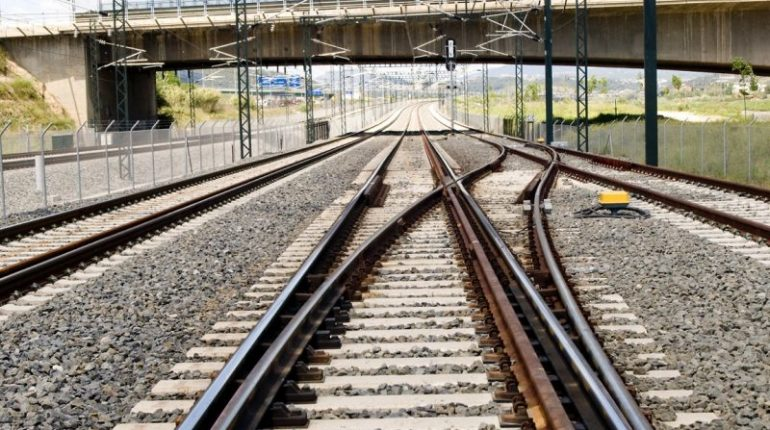
#> input picture images/viaf.jpg, 770 x 430 px
$ python hough.py
#> lines starting #> are read from the running program, lines starting #| are printed output that depends on the picture; after the words box and inside, x2 and y2 are one past the last pixel; in counts of white or black regions, pixels touching at a corner belong together
#!/usr/bin/env python3
# -*- coding: utf-8 -*-
"""
Created on Sat Aug  3 13:26:38 2019

@author: Gustavo
"""
import cv2
import numpy as np
import sys

path="../images/viaf.jpg"


def onTrackbarChange(max_slider):
	global img
	global dst
	global gray

	dst = np.copy(img)

	th1 = max_slider
	th2 = th1 * 0.4
	edges = cv2.Canny(img, th1, th2)

	# Apply probabilistic hough line transform
	lines = cv2.HoughLinesP(edges, 2, np.pi/180.0, 50, minLineLength=80, maxLineGap=100)

	# Draw lines on the detected points
	for line in lines:
		x1, y1, x2, y2 = line[0]
		cv2.line(dst, (x1, y1), (x2, y2), (0,0,255), 2)

	cv2.imshow("Result Image", dst)
	cv2.imshow("Edges",edges)

if __name__ == "__main__":

	# Read image
	img = cv2.imread(path)
#> img is the input picture: shape (430, 770, 3); mean B, G, R 115.3, 127.3, 135.4

	# Create a copy for later usage
	dst = np.copy(img)

	# Convert image to gray
	gray = cv2.cvtColor(img, cv2.COLOR_BGR2GRAY)
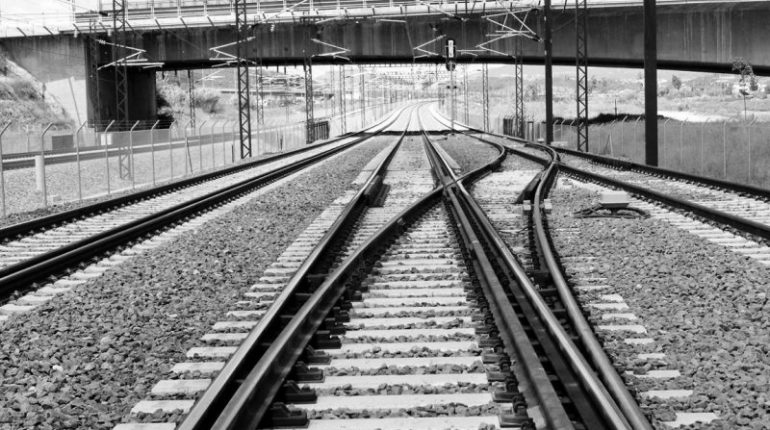
#> gray: shape (430, 770); min 0, max 255, mean 128.3

	# Create display windows
	cv2.namedWindow("Edges")
	cv2.namedWindow("Result Image")


	# Initialize threshold value
	initThresh = 500

	# Maximum threshold value
	maxThresh = 1000

	cv2.createTrackbar("threshold", "Result Image", initThresh, maxThresh, onTrackbarChange)
	onTrackbarChange(initThresh)
#> in onTrackbarChange, `edges = cv2.Canny(img, th1, th2)`:
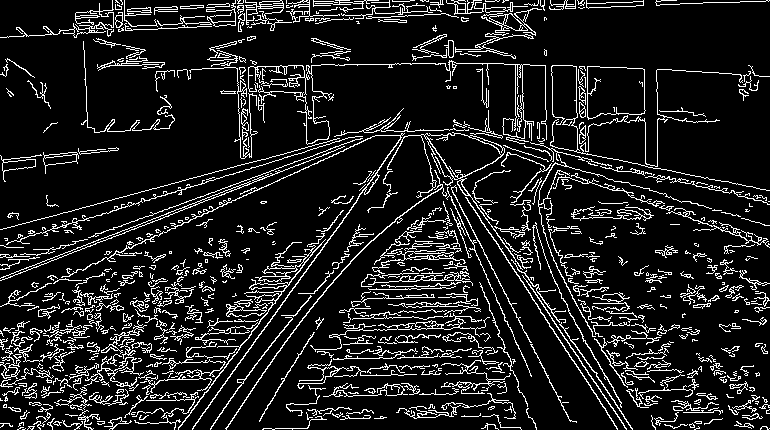
#> edges: shape (430, 770); 12.3% white in thin lines or dots
#> in onTrackbarChange, `lines = cv2.HoughLinesP(edges, 2, np.pi/180.0, 50, minLineLength=80, m..`: lines = 326 rows, first 6: [0, 37, 643, 3], [9, 296, 765, 296], [338, 0, 617, 429], [6, 275, 742, 275], [20, 32, 643, 0], [15, 389, 754, 389]
#> the loop in onTrackbarChange, `for line in lines:` made 326 passes
#> after the loop in onTrackbarChange, `for line in lines:`:
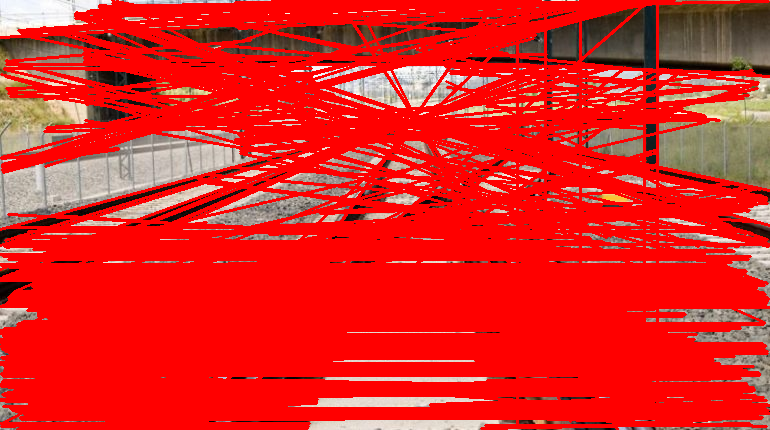
#> dst: shape (430, 770, 3); mean B, G, R 32.4, 36.6, 225.2

	while True:
		key = cv2.waitKey(1)
#> (key Esc is pressed here)
		if key == 27:
			break

	cv2.destroyAllWindows()

$ run again, with images/green_eyes.jpg copied over images/viaf.jpg
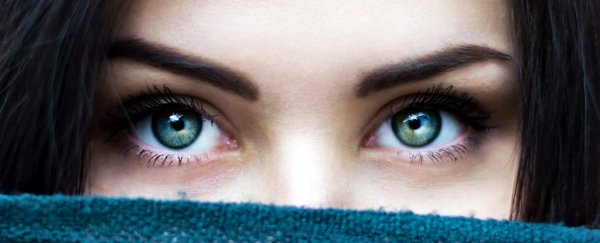
#> input picture images/green_eyes.jpg, 600 x 243 px
#> img is the input picture: shape (243, 600, 3); mean B, G, R 108.2, 104.6, 102.5
#> in onTrackbarChange, `edges = cv2.Canny(img, th1, th2)`:
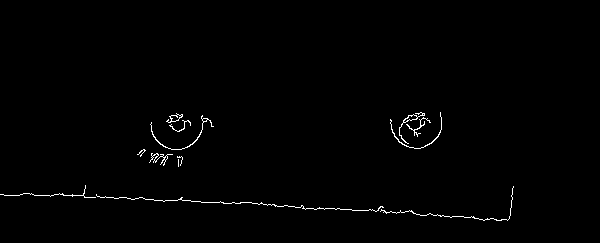
#> edges: shape (243, 600); 0.83% white in thin lines or dots, all inside (x1, y1, x2, y2) = (0, 112, 514, 221)
#> lines = [[28, 193, 509, 218], [275, 206, 463, 216], [3, 194, 262, 203], [84, 191, 507, 220]]
#> the loop in onTrackbarChange, `for line in lines:` made 4 passes
#> after the loop in onTrackbarChange, `for line in lines:`:
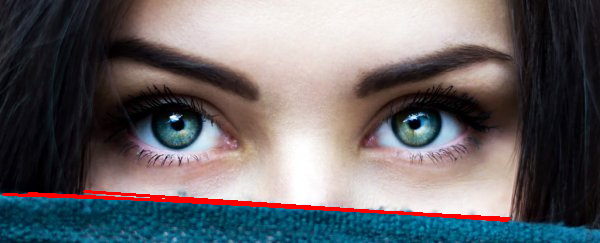
#> dst: shape (243, 600, 3); 1.66% of pixels changed, all inside (x1, y1, x2, y2) = (2, 190, 511, 222)

$ run again, with images/via1..jpg copied over images/viaf.jpg
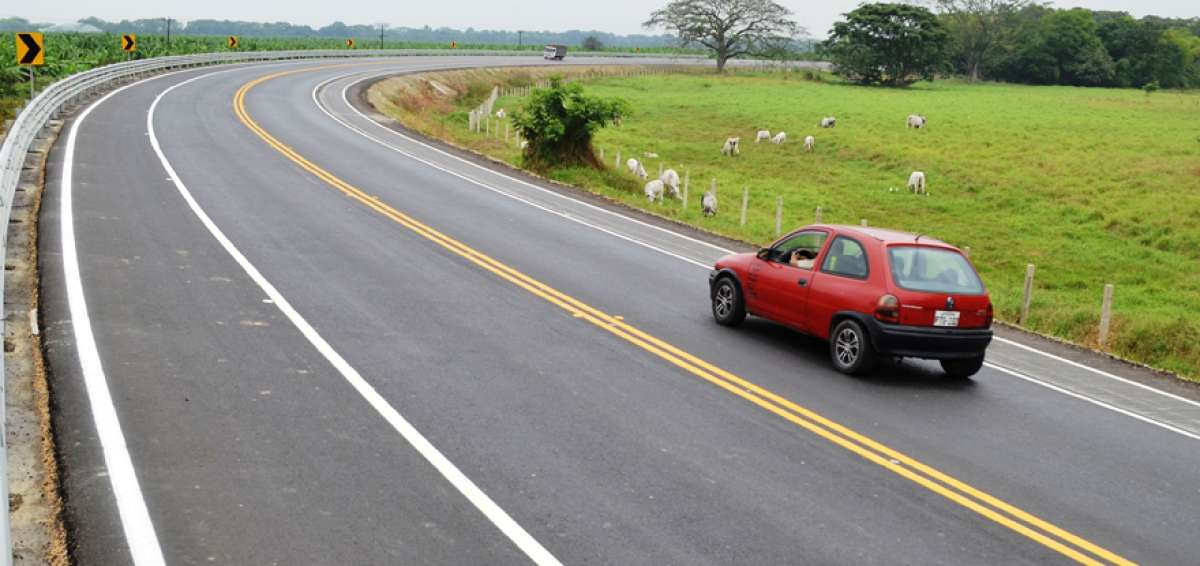
#> input picture images/via1..jpg, 1200 x 566 px
#> img is the input picture: shape (566, 1200, 3); mean B, G, R 122, 141.4, 140.4
#> in onTrackbarChange, `edges = cv2.Canny(img, th1, th2)`:
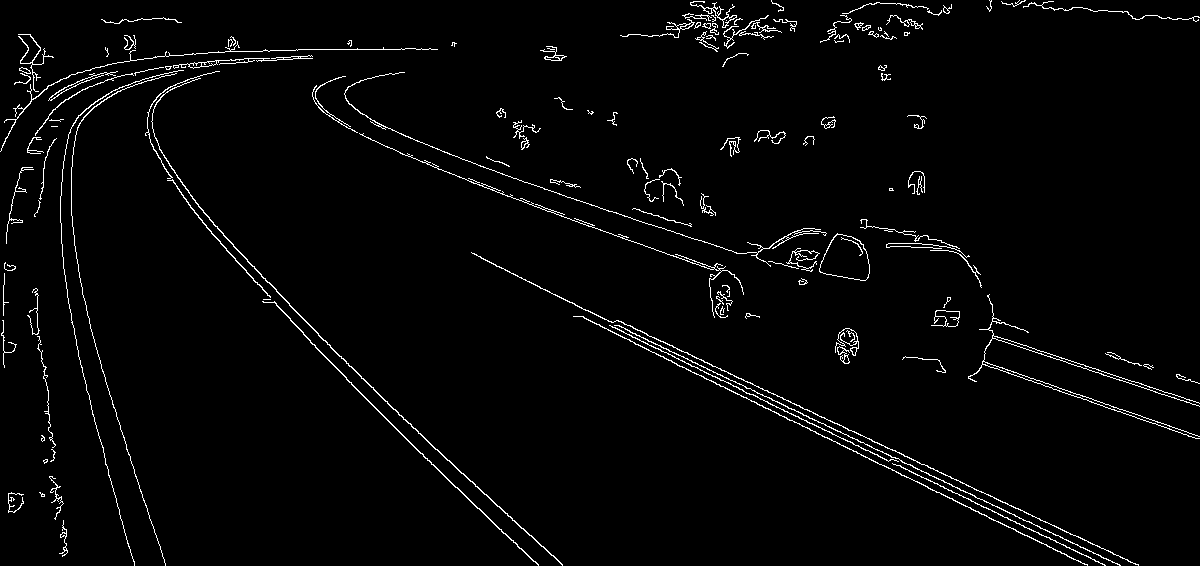
#> edges: shape (566, 1200); 2.4% white in thin lines or dots
#> lines = 218 rows, first 6: [615, 327, 1104, 565], [24, 43, 155, 104], [577, 316, 1087, 565], [935, 316, 1141, 383], [481, 258, 1138, 564], [982, 361, 1199, 436]
#> the loop in onTrackbarChange, `for line in lines:` made 218 passes
#> after the loop in onTrackbarChange, `for line in lines:`:
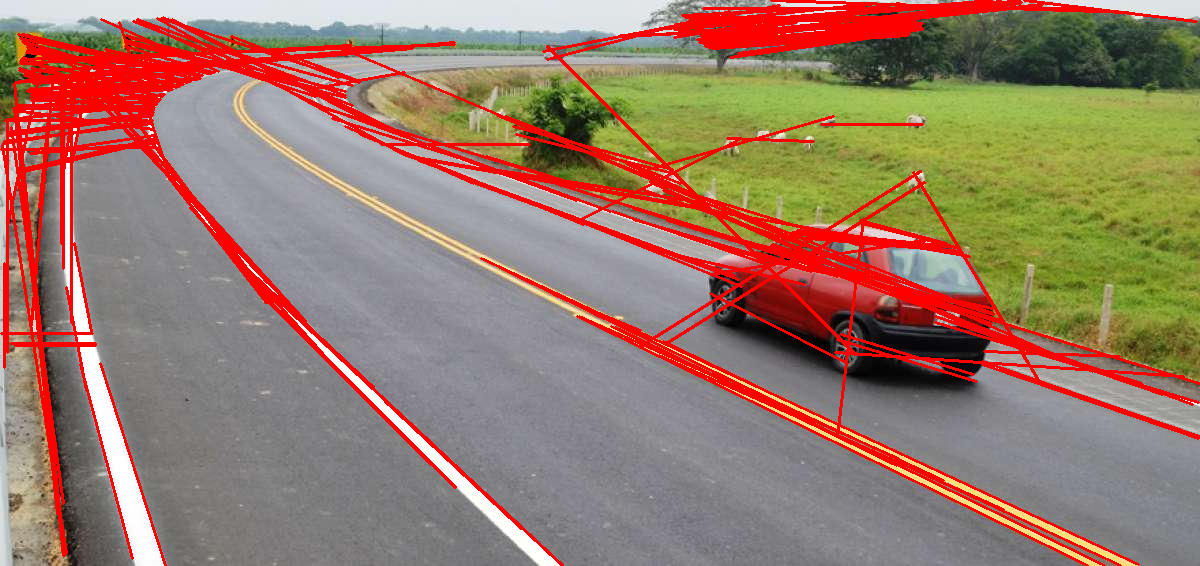
#> dst: shape (566, 1200, 3); 12.76% of pixels changed, all inside (x1, y1, x2, y2) = (0, 0, 1200, 566)
